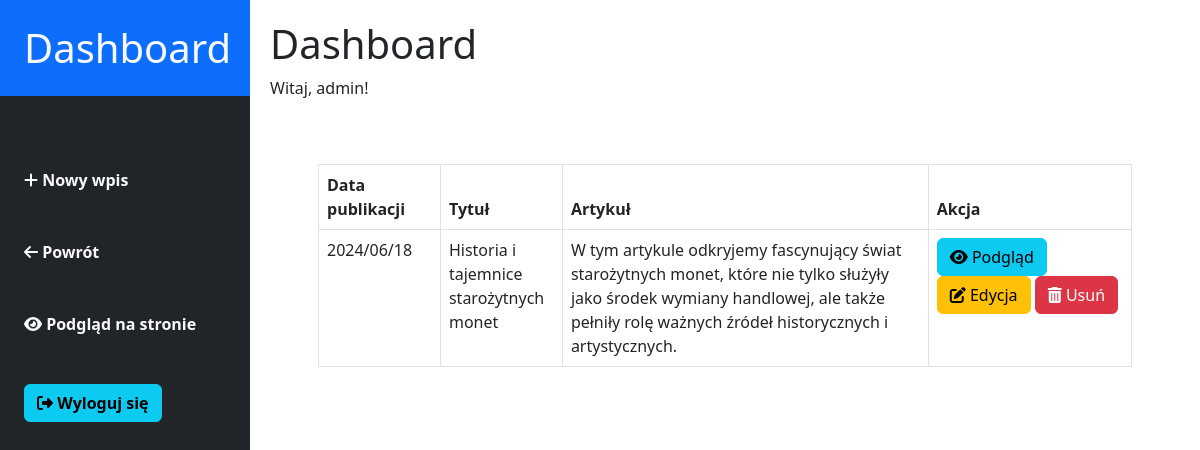
Page /admin/index.php (signed in) on the earlier database version.
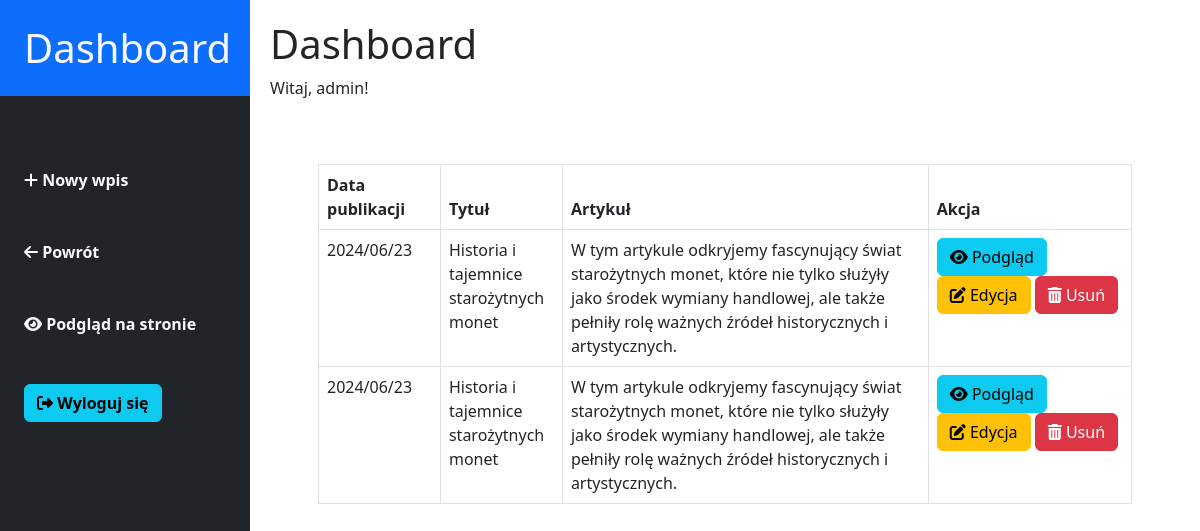
Same page on the later database version.
### tables this page shows
CREATE TABLE `posts` (
  `id` int(11) NOT NULL,
  `date` varchar(255) NOT NULL,
  `title` varchar(255) NOT NULL,
  `summary` text NOT NULL,
  `content` mediumtext NOT NULL,
  `image` varchar(255) NOT NULL
);

### admin/index.php (the view, shortened to what this page needs)
<?php
include("templates/header.php");
?>
<div class="posts-list w-100 p-5">
    <table class="table table-bordered">
        <thead>
            <tr>
                <th style="width:15%;">Data publikacji</th>
                <th style="width:15%;">Tytuł</th>
                <th style="width:45%;">Artykuł</th>
                <th style="width:25%;">Akcja</th>
            </tr>
        </thead>
        <tbody>
            <?php
            include('../connect.php');
            $sqlSelect = "SELECT * FROM posts";
            $result = mysqli_query($conn,$sqlSelect);
            while($data = mysqli_fetch_array($result)){
            ?>
            <tr>
            <td><?php echo $data["date"]?></td>
            <td><?php echo $data["title"]?></td>
            <td><?php echo $data["summary"]?></td>
            <td>
                <a class="btn btn-info" href="view.php?id=<?php echo $data["id"]?>">
                    <i class="fas fa-eye"></i> Podgląd
                </a>
                <a class="btn btn-warning" href="edit.php?id=<?php echo $data["id"]?>">
                    <i class="fas fa-edit"></i> Edycja
                </a>
                <a class="btn btn-danger" href="delete.php?id=<?php echo $data["id"]?>">
                    <i class="fas fa-trash-alt"></i> Usuń
                </a>
            </td>
            </tr>
            <?php
            }
            ?>
        </tbody>
    </table>
</div>
<?php
include("templates/footer.php");
?>

Differences in the rows shown:
changed posts (number 1 of 2 on the later page): date "2024/06/18" → "2024/06/23"
added posts: date "2024/06/23", title "Historia i tajemnice starożytnych monet", summary "W tym artykule odkryjemy fascynujący świat starożytnych monet, które nie tylko służyły jako środek wymiany handlowej, ale także pełniły rolę ważnych źródeł historycznych i artystycznych."
